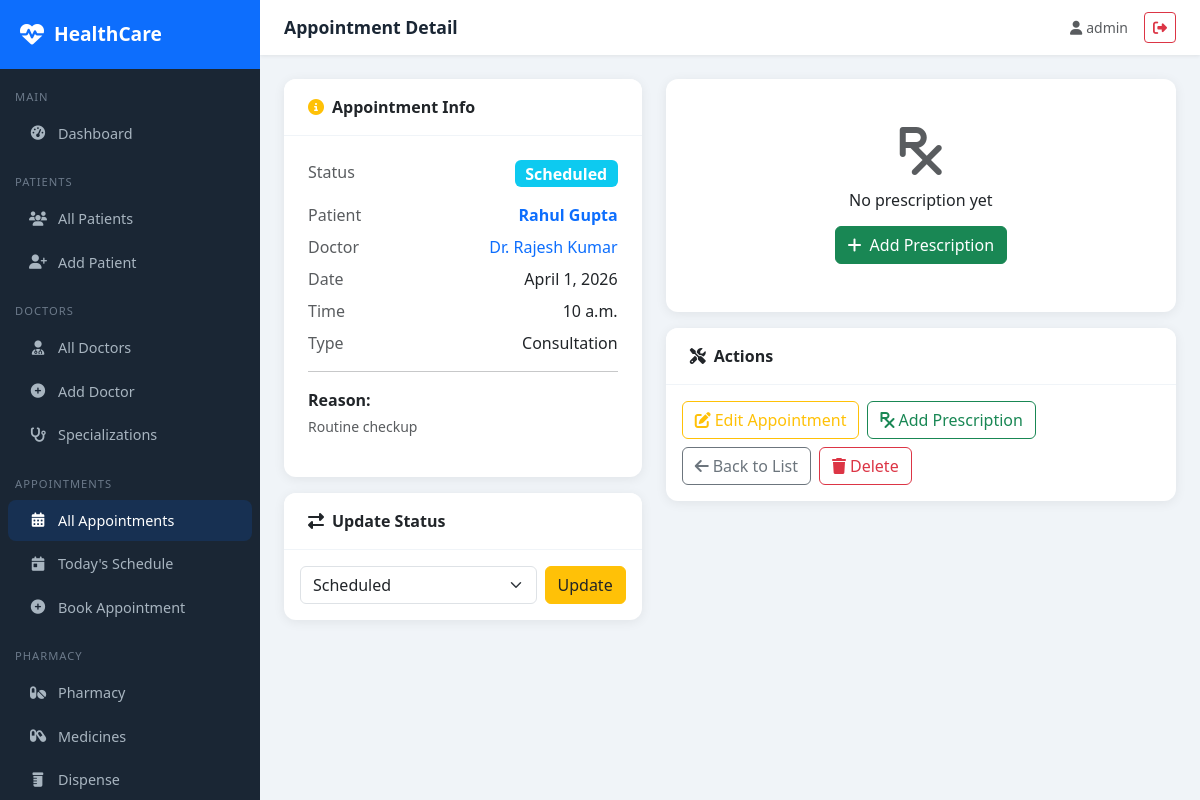
The page /appointments/1/ (signed in) on the database its author committed.
### appointments/models.py (models this page shows, shortened)
class Appointment(models.Model):
    STATUS_CHOICES = [
        ('scheduled', 'Scheduled'),
        ('confirmed', 'Confirmed'),
        ('completed', 'Completed'),
        ('cancelled', 'Cancelled'),
        ('no_show', 'No Show'),
    ]
    TYPE_CHOICES = [
        ('consultation', 'Consultation'),
        ('follow_up', 'Follow Up'),
        ('emergency', 'Emergency'),
        ('routine_checkup', 'Routine Checkup'),
        ('lab_test', 'Lab Test'),
        ('surgery', 'Surgery'),
    ]
    patient = models.ForeignKey(Patient, on_delete=models.CASCADE, related_name='appointments')
    doctor = models.ForeignKey(Doctor, on_delete=models.CASCADE, related_name='appointments')
    appointment_date = models.DateField()
    appointment_time = models.TimeField()
    appointment_type = models.CharField(max_length=30, choices=TYPE_CHOICES, default='consultation')
    status = models.CharField(max_length=20, choices=STATUS_CHOICES, default='scheduled')
    reason = models.TextField(blank=True)
    notes = models.TextField(blank=True)
    follow_up_date = models.DateField(null=True, blank=True)
    created_at = models.DateTimeField(auto_now_add=True)
    updated_at = models.DateTimeField(auto_now=True)
    class Meta:
        ordering = ['-appointment_date', '-appointment_time']

### patients/models.py (models this page shows, shortened)
class Patient(models.Model):
    BLOOD_GROUP_CHOICES = [
        ('A+', 'A+'), ('A-', 'A-'), ('B+', 'B+'), ('B-', 'B-'),
        ('O+', 'O+'), ('O-', 'O-'), ('AB+', 'AB+'), ('AB-', 'AB-'),
    ]
    GENDER_CHOICES = [('M', 'Male'), ('F', 'Female'), ('O', 'Other')]
    user = models.OneToOneField(User, on_delete=models.SET_NULL, null=True, blank=True)
    first_name = models.CharField(max_length=100)
    last_name = models.CharField(max_length=100)
    date_of_birth = models.DateField()
    gender = models.CharField(max_length=1, choices=GENDER_CHOICES)
    blood_group = models.CharField(max_length=3, choices=BLOOD_GROUP_CHOICES, blank=True)
    phone = models.CharField(max_length=15)
    email = models.EmailField(blank=True)
    address = models.TextField()
    emergency_contact_name = models.CharField(max_length=100, blank=True)
    emergency_contact_phone = models.CharField(max_length=15, blank=True)
    allergies = models.TextField(blank=True, help_text="List known allergies")
    chronic_conditions = models.TextField(blank=True)
    insurance_provider = models.CharField(max_length=100, blank=True)
    insurance_id = models.CharField(max_length=50, blank=True)
    created_at = models.DateTimeField(auto_now_add=True)
    updated_at = models.DateTimeField(auto_now=True)
    def __str__(self):
        return f"{self.first_name} {self.last_name}"

### doctors/models.py (models this page shows, shortened)
class Doctor(models.Model):
    user = models.OneToOneField(User, on_delete=models.SET_NULL, null=True, blank=True)
    first_name = models.CharField(max_length=100)
    last_name = models.CharField(max_length=100)
    specialization = models.ForeignKey(Specialization, on_delete=models.SET_NULL, null=True)
    qualification = models.CharField(max_length=200)
    experience_years = models.IntegerField(default=0)
    phone = models.CharField(max_length=15)
    email = models.EmailField()
    license_number = models.CharField(max_length=50, unique=True)
    consultation_fee = models.DecimalField(max_digits=8, decimal_places=2, default=0)
    available_days = models.CharField(max_length=100, blank=True, help_text="e.g. Mon,Tue,Wed")
    available_time_start = models.TimeField(null=True, blank=True)
    available_time_end = models.TimeField(null=True, blank=True)
    bio = models.TextField(blank=True)
    is_active = models.BooleanField(default=True)
    created_at = models.DateTimeField(auto_now_add=True)
    def __str__(self):
        return f"Dr. {self.first_name} {self.last_name}"

### appointments/views.py (the view)
# urls.py: path('<int:pk>/', views.appointment_detail, name='appointment_detail'),
@login_required
def appointment_detail(request, pk):
    appointment = get_object_or_404(Appointment, pk=pk)
    try:
        prescription = appointment.prescription
    except Prescription.DoesNotExist:
        prescription = None
    return render(request, 'appointments/appointment_detail.html', {
        'appointment': appointment, 'prescription': prescription
    })

### templates/appointments/appointment_detail.html (shortened to what this page needs)
{% extends 'base/base.html' %}
{% block page_title %}Appointment Detail{% endblock %}
{% block content %}
<div class="row g-4">
    <div class="col-md-5">
        <div class="card mb-3">
            <div class="card-header py-3 px-4"><i class="fas fa-info-circle text-warning me-2"></i>Appointment Info</div>
            <div class="card-body p-4">
                <div class="mb-3 d-flex justify-content-between">
                    <span class="text-muted">Status</span>
                    <span class="badge badge-status-{{ appointment.status }} fs-6">{{ appointment.get_status_display }}</span>
                </div>
                <div class="mb-2 d-flex justify-content-between"><span class="text-muted">Patient</span><a href="{% url 'patient_detail' appointment.patient.pk %}" class="fw-semibold text-decoration-none">{{ appointment.patient }}</a></div>
                <div class="mb-2 d-flex justify-content-between"><span class="text-muted">Doctor</span><a href="{% url 'doctor_detail' appointment.doctor.pk %}" class="text-decoration-none">{{ appointment.doctor }}</a></div>
                <div class="mb-2 d-flex justify-content-between"><span class="text-muted">Date</span><span>{{ appointment.appointment_date }}</span></div>
                <div class="mb-2 d-flex justify-content-between"><span class="text-muted">Time</span><span>{{ appointment.appointment_time }}</span></div>
                <div class="mb-2 d-flex justify-content-between"><span class="text-muted">Type</span><span>{{ appointment.get_appointment_type_display }}</span></div>
                {% if appointment.reason %}
                <hr><strong>Reason:</strong><p class="text-muted small mt-1">{{ appointment.reason }}</p>
                {% endif %}
            </div>
        </div>
        <div class="card">
            <div class="card-header py-3 px-4"><i class="fas fa-exchange-alt me-2"></i>Update Status</div>
            <div class="card-body">
                <form method="post" action="{% url 'update_status' appointment.pk %}">
                    <div class="d-flex gap-2">
                        <select name="status" class="form-select">
                            {% for val, label in appointment.STATUS_CHOICES %}
                            <option value="{{ val }}" {% if appointment.status == val %}selected{% endif %}>{{ label }}</option>
                            {% endfor %}
                        </select>
                        <button type="submit" class="btn btn-warning text-dark">Update</button>
                    </div>
                </form>
            </div>
        </div>
    </div>
    <div class="col-md-7">
        {% if prescription %}
        <div class="card mb-3">
            <div class="card-header py-3 px-4 d-flex justify-content-between align-items-center">
                <span><i class="fas fa-prescription text-success me-2"></i>Prescription</span>
                <small class="text-muted">Issued: {{ prescription.issued_date }} {% if prescription.valid_until %}| Valid till: {{ prescription.valid_until }}{% endif %}</small>
            </div>
            <div class="card-body">
                {% if prescription.notes %}<p class="text-muted small"><strong>Notes:</strong> {{ prescription.notes }}</p>{% endif %}
                <div class="table-responsive">
                    <table class="table table-sm">
                        <thead><tr><th>Medicine</th><th>Dosage</th><th>Frequency</th><th>Duration</th><th>Instructions</th></tr></thead>
                        <tbody>
                        {% for item in prescription.items.all %}
                        <tr>
                            <td class="fw-semibold">{{ item.medicine_name }}</td>
                            <td>{{ item.dosage }}</td>
                            <td>{{ item.frequency }}</td>
                            <td>{{ item.duration }}</td>
                            <td><small>{{ item.instructions|default:"-" }}</small></td>
                        </tr>
                        {% empty %}
                        <tr><td colspan="5" class="text-muted text-center">No medicines listed.</td></tr>
                        {% endfor %}
                        </tbody>
                    </table>
                </div>
            </div>
        </div>
        {% else %}
        <div class="card">
            <div class="card-body text-center py-5">
                <i class="fas fa-prescription fa-3x text-muted mb-3"></i>
                <h6>No prescription yet</h6>
                <a href="{% url 'add_prescription' appointment.pk %}" class="btn btn-success mt-2"><i class="fas fa-plus me-2"></i>Add Prescription</a>
            </div>
        </div>
        {% endif %}
        <div class="card mt-3">
            <div class="card-header py-3 px-4"><i class="fas fa-tools me-2"></i>Actions</div>
            <div class="card-body">
                <div class="d-flex flex-wrap gap-2">
                    <a href="{% url 'appointment_update' appointment.pk %}" class="btn btn-outline-warning"><i class="fas fa-edit me-1"></i>Edit Appointment</a>
                    {% if not prescription %}
                    <a href="{% url 'add_prescription' appointment.pk %}" class="btn btn-outline-success"><i class="fas fa-prescription me-1"></i>Add Prescription</a>
                    {% endif %}
                    <a href="{% url 'appointment_list' %}" class="btn btn-outline-secondary"><i class="fas fa-arrow-left me-1"></i>Back to List</a>
                    <a href="{% url 'appointment_delete' appointment.pk %}" class="btn btn-outline-danger"><i class="fas fa-trash me-1"></i>Delete</a>
                </div>
            </div>
        </div>
    </div>
</div>
{% endblock %}

### templates/base/base.html (shortened to what this page needs)
<!DOCTYPE html>
<html lang="en">
<head>
    <link href="https://cdn.jsdelivr.net/npm/bootstrap@5.3.0/dist/css/bootstrap.min.css" rel="stylesheet">
    <link href="https://cdnjs.cloudflare.com/ajax/libs/font-awesome/6.4.0/css/all.min.css" rel="stylesheet">
</head>
<body>
{% if user.is_authenticated %}
<div class="sidebar">
    <div class="sidebar-brand">
        <i class="fas fa-heartbeat"></i>
        <span>HealthCare</span>
    </div>
    <nav class="mt-2">
        <div class="nav-section">Main</div>
        <a href="{% url 'dashboard' %}" class="nav-link {% if request.resolver_match.url_name == 'dashboard' %}active{% endif %}">
            <i class="fas fa-tachometer-alt"></i> Dashboard
        </a>
        <div class="nav-section">Patients</div>
        <a href="{% url 'patient_list' %}" class="nav-link {% if 'patient' in request.resolver_match.url_name %}active{% endif %}">
            <i class="fas fa-users"></i> All Patients
        </a>
        <a href="{% url 'patient_create' %}" class="nav-link">
            <i class="fas fa-user-plus"></i> Add Patient
        </a>
        <div class="nav-section">Doctors</div>
        <a href="{% url 'doctor_list' %}" class="nav-link {% if 'doctor' in request.resolver_match.url_name %}active{% endif %}">
            <i class="fas fa-user-md"></i> All Doctors
        </a>
        <a href="{% url 'doctor_create' %}" class="nav-link">
            <i class="fas fa-plus-circle"></i> Add Doctor
        </a>
        <a href="{% url 'specialization_list' %}" class="nav-link">
            <i class="fas fa-stethoscope"></i> Specializations
        </a>
        <div class="nav-section">Appointments</div>
        <a href="{% url 'appointment_list' %}" class="nav-link {% if 'appointment' in request.resolver_match.url_name %}active{% endif %}">
            <i class="fas fa-calendar-alt"></i> All Appointments
        </a>
        <a href="{% url 'today_appointments' %}" class="nav-link">
            <i class="fas fa-calendar-day"></i> Today's Schedule
        </a>
        <a href="{% url 'appointment_create' %}" class="nav-link">
            <i class="fas fa-plus-circle"></i> Book Appointment
        </a>
        <div class="nav-section">Pharmacy</div>
        <a href="{% url 'pharmacy_dashboard' %}" class="nav-link">
            <i class="fas fa-pills"></i> Pharmacy
        </a>
        <a href="{% url 'medicine_list' %}" class="nav-link">
            <i class="fas fa-capsules"></i> Medicines
        </a>
        <a href="{% url 'dispense_medicine' %}" class="nav-link">
            <i class="fas fa-prescription-bottle"></i> Dispense
        </a>
    </nav>
</div>
<div class="main-content">
    <div class="topbar">
        <span class="topbar-title">{% block page_title %}HealthCare Portal{% endblock %}</span>
        <div class="d-flex align-items-center gap-3">
            <span class="text-muted small"><i class="fas fa-user me-1"></i>{{ user.get_full_name|default:user.username }}</span>
            <a href="{% url 'logout' %}" class="btn btn-sm btn-outline-danger"><i class="fas fa-sign-out-alt"></i></a>
        </div>
    </div>
    <div class="page-content">
        {% block content %}{% endblock %}
    </div>
</div>
{% else %}
{% block public_content %}{% endblock %}
{% endif %}
</body>
</html>

### templates/base/base.html (style rules this page uses)
:root { --primary: #0d6efd; --sidebar-bg: #1a2634; --sidebar-width: 260px; }
body { background: #f0f4f8; font-family: 'Segoe UI', sans-serif; }
.sidebar { position: fixed; top: 0; left: 0; height: 100vh; width: var(--sidebar-width); background: var(--sidebar-bg); z-index: 1000; overflow-y: auto; transition: all 0.3s; }
.sidebar-brand { padding: 20px; background: #0d6efd; color: white; font-size: 1.2rem; font-weight: 700; display: flex; align-items: center; gap: 10px; }
.sidebar-brand i { font-size: 1.5rem; }
.nav-section { padding: 10px 15px 5px; font-size: 0.7rem; color: #6c7a8a; text-transform: uppercase; letter-spacing: 1px; margin-top: 10px; }
.sidebar .nav-link { color: #a8b5c0; padding: 10px 20px; border-radius: 8px; margin: 2px 8px; display: flex; align-items: center; gap: 10px; font-size: 0.9rem; transition: all 0.2s; }
.sidebar .nav-link:hover, .sidebar .nav-link.active { background: rgba(13,110,253,0.15); color: #fff; }
.sidebar .nav-link i { width: 20px; text-align: center; }
.main-content { margin-left: var(--sidebar-width); min-height: 100vh; }
.topbar { background: #fff; padding: 12px 24px; box-shadow: 0 1px 4px rgba(0,0,0,0.08); display: flex; justify-content: space-between; align-items: center; position: sticky; top: 0; z-index: 999; }
.topbar-title { font-weight: 600; color: #1a2634; font-size: 1.1rem; }
.page-content { padding: 24px; }
.card { border: none; border-radius: 12px; box-shadow: 0 2px 12px rgba(0,0,0,0.07); }
.card-header { background: #fff; border-bottom: 1px solid #f0f4f8; border-radius: 12px 12px 0 0 !important; font-weight: 600; }
.badge-status-scheduled { background: #0dcaf0; }

### rows shown on the page
Appointment: status "Scheduled", patient "Rahul Gupta", doctor "Dr. Rajesh Kumar", appointment_date "April 1, 2026", appointment_time "10 a.m.", appointment_type "Consultation", reason "Routine checkup"

### other values the page prints
{{ user.get_full_name|default:user.username }} "admin"
